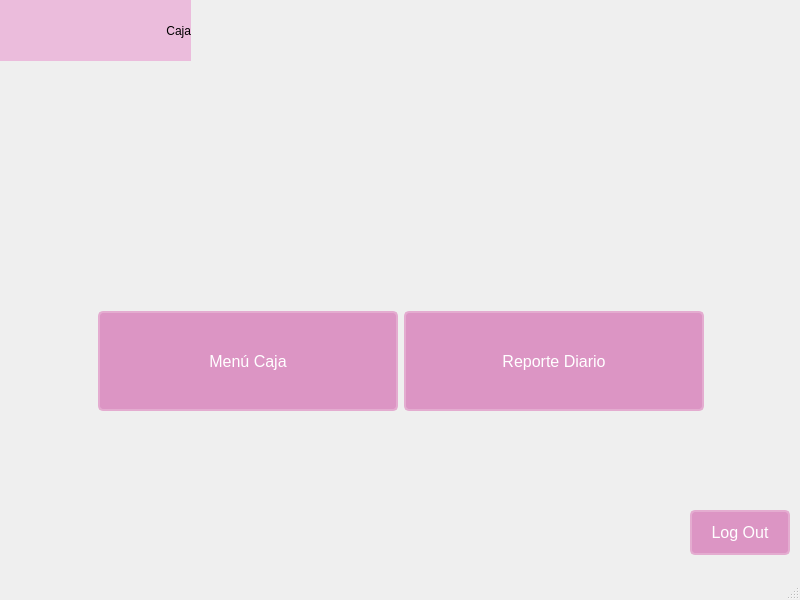
<?xml version="1.0" encoding="UTF-8"?>
<ui version="4.0">
 <class>Caja</class>
 <widget class="QMainWindow" name="Caja">
  <property name="geometry">
   <rect>
    <x>0</x>
    <y>0</y>
    <width>800</width>
    <height>600</height>
   </rect>
  </property>
  <property name="windowTitle">
   <string>Caja Opciones</string>
  </property>
  <property name="styleSheet">
   <string notr="true">QFrame{
background-color: rgb(235, 188, 220);
}

QPushButton {
    border: 2px solid #e4acd0;
    border-radius: 5px;
    padding: 8px 16px;
    background-color: #dc95c4; /* Fondo */
    color: #ffffff; /* Color del texto */
    font-family: Arial, sans-serif;
    font-size: 16px;
}

QPushButton:hover {
    background-color: #dc84bc; /* Fondo al pasar el cursor */
}

QPushButton:pressed {
    background-color: #d484b4; /* Fondo al presionar */
}
QLabel {
    font: 87 16pt &quot;Arial Black&quot;; /* Fuente Arial Black, peso 87 */
    color: rgb(0,0,0); /* Color de texto rgb(220, 132, 188) */
}</string>
  </property>
  <widget class="QWidget" name="centralwidget">
   <widget class="QWidget" name="layoutWidget">
    <property name="geometry">
     <rect>
      <x>0</x>
      <y>310</y>
      <width>801</width>
      <height>102</height>
     </rect>
    </property>
    <layout class="QHBoxLayout" name="horizontalLayout">
     <item>
      <spacer name="horizontalSpacer">
       <property name="orientation">
        <enum>Qt::Horizontal</enum>
       </property>
       <property name="sizeHint" stdset="0">
        <size>
         <width>40</width>
         <height>20</height>
        </size>
       </property>
      </spacer>
     </item>
     <item>
      <widget class="QPushButton" name="MenuButton">
       <property name="minimumSize">
        <size>
         <width>300</width>
         <height>100</height>
        </size>
       </property>
       <property name="text">
        <string>Menú Caja</string>
       </property>
      </widget>
     </item>
     <item>
      <widget class="QPushButton" name="ReportButton">
       <property name="minimumSize">
        <size>
         <width>300</width>
         <height>100</height>
        </size>
       </property>
       <property name="text">
        <string>Reporte Diario</string>
       </property>
      </widget>
     </item>
     <item>
      <spacer name="horizontalSpacer_2">
       <property name="orientation">
        <enum>Qt::Horizontal</enum>
       </property>
       <property name="sizeHint" stdset="0">
        <size>
         <width>40</width>
         <height>20</height>
        </size>
       </property>
      </spacer>
     </item>
    </layout>
   </widget>
   <widget class="QLabel" name="label">
    <property name="geometry">
     <rect>
      <x>60</x>
      <y>0</y>
      <width>131</width>
      <height>61</height>
     </rect>
    </property>
    <property name="text">
     <string>Caja</string>
    </property>
    <property name="alignment">
     <set>Qt::AlignRight|Qt::AlignTrailing|Qt::AlignVCenter</set>
    </property>
   </widget>
   <widget class="QLabel" name="label_2">
    <property name="geometry">
     <rect>
      <x>0</x>
      <y>0</y>
      <width>61</width>
      <height>61</height>
     </rect>
    </property>
    <property name="text">
     <string/>
    </property>
    <property name="pixmap">
     <pixmap>../../../../../../../Documents/Proyecto/GLAM_MAKEUP_STORE/GUI/recursos/images/store_logo.png</pixmap>
    </property>
    <property name="scaledContents">
     <bool>true</bool>
    </property>
   </widget>
   <widget class="QPushButton" name="LogOut">
    <property name="geometry">
     <rect>
      <x>690</x>
      <y>510</y>
      <width>100</width>
      <height>45</height>
     </rect>
    </property>
    <property name="minimumSize">
     <size>
      <width>0</width>
      <height>0</height>
     </size>
    </property>
    <property name="text">
     <string>Log Out</string>
    </property>
   </widget>
  </widget>
  <widget class="QMenuBar" name="menubar">
   <property name="geometry">
    <rect>
     <x>0</x>
     <y>0</y>
     <width>800</width>
     <height>21</height>
    </rect>
   </property>
  </widget>
  <widget class="QStatusBar" name="statusbar"/>
 </widget>
 <resources/>
 <connections/>
</ui>
